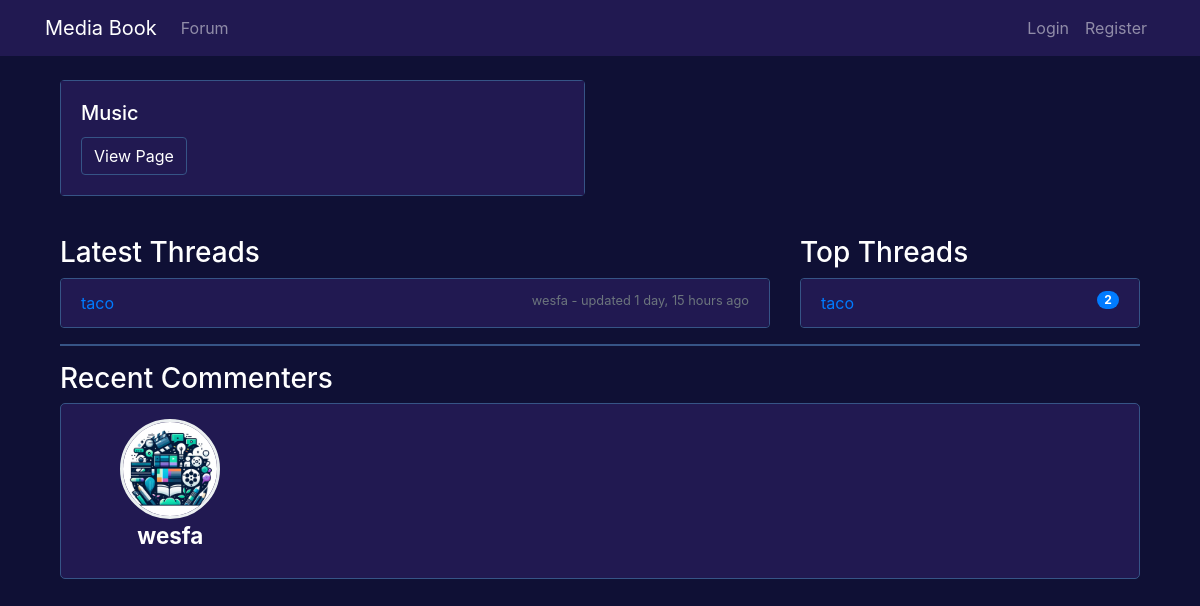
The app's page /forum/ with its own data.
### Forum/models.py (models this page shows, shortened)
class Page(models.Model):
    title = models.CharField(max_length=100)

class Thread(models.Model):
    page = models.ForeignKey(Page, on_delete=models.CASCADE)
    title = models.CharField(max_length=200)
    original_poster = models.ForeignKey(User, on_delete=models.CASCADE, null=True, blank=True, related_name='created_threads')
    subscribers = models.ManyToManyField(User, related_name='subscribed_threads', blank=True)
    created_at = models.DateTimeField(auto_now_add=True)
    latest_comment_time = models.DateTimeField(null=True, blank=True)
    latest_comment_username = models.CharField(max_length=100, null=True, blank=True)

### ProfileApp/models.py (models this page shows, shortened)
class Profile(models.Model):
    user = models.OneToOneField(User, on_delete=models.CASCADE)
    profile_picture = models.ImageField(upload_to='profile_pics', default='profile_pics/default.png')
    personal_info = models.TextField(max_length=500, blank=True)
    firstName = models.TextField(max_length=25, blank=True)
    lastName = models.TextField(max_length=25, blank=True)
    displayName = models.BooleanField(default=False)
    email = models.EmailField(max_length=100, blank=True)
    displayEmail = models.BooleanField(default=False)
    phoneNumber = models.CharField(max_length=10, blank=True)
    displayNumber = models.BooleanField(default=False)

### Forum/views.py (the view)
# urls.py: path('', views.forum_home, name='forum_home'),
def forum_home(request):
    pages = Page.objects.all()
    threads = Thread.objects.all()
    latest_comments = Comment.objects.filter(user=OuterRef('user')).order_by('-created_at')
    profiles_with_latest_comment_dates = Profile.objects.select_related('user').annotate(
        latest_comment_date=Subquery(latest_comments.values('created_at')[:1])
    ).filter(
        latest_comment_date__isnull=False  # Ensure the profile has at least one comment
    ).order_by('-latest_comment_date')[:10]  # Get the top 10
    for thread in threads:
        latest_comment = Comment.objects.filter(thread=thread).order_by('-created_at').first()
        if latest_comment:
            thread.latest_comment_time = latest_comment.created_at
            thread.latest_comment_username = latest_comment.user.username
        else:
            thread.latest_comment_time = None
            thread.latest_comment_username = "No comments"
    latest_threads = sorted(threads, key=lambda x: (x.latest_comment_time is not None, x.latest_comment_time), reverse=True)[:5]
    top_threads = Thread.objects.annotate(num_comments=Count('comment')).order_by('-num_comments')[:5]
    return render(request, 'forum_home.html', {
        'pages': pages,
        'latest_threads': latest_threads,
        'top_threads': top_threads,
        'recent_commenter_profiles': profiles_with_latest_comment_dates,
    })

### Forum/context_processors.py (called while the page is built)
def notifications(request):
    if request.user.is_authenticated:
        return {
            'global_notifications': Notification.objects.filter(to_user=request.user, is_read=False).order_by('-date')
        }
    return {}

### Forum/templates/forum_home.html (shortened to what this page needs)
{% extends 'base.html' %}
{% block content %}
<div class="container mt-3">
    <div class="row">
        {% for page in pages %}
        <div class="col-md-6 mb-3">
            <div class="card custom-border-wes">
                <div class="card-body">
                    <h5 class="card-title">{{ page.title }}</h5>
                    <a href="{% url 'thread_list' page.id %}" class="btn btn-primary">View Page</a>
                </div>
            </div>
        </div>
        {% endfor %}
    </div>
    <div class="row mt-4">
        <div class="col-md-8">
            <h3>Latest Threads</h3>
            <ul class="list-group custom-border-wes">
                {% for thread in latest_threads %}
                <li class="list-group-item custom-border-wes">
                    <a href="{% url 'thread_detail' thread.id %}">{{ thread.title }}</a>
                    <small class="float-right text-muted">
                        {% if thread.latest_comment_username != "No comments" %}
                            {{ thread.latest_comment_username }} - updated {{ thread.latest_comment_time|timesince }} ago
                        {% else %}
                            No comments
                        {% endif %}
                    </small>
                </li>
                {% endfor %}
            </ul>
        </div>
        <div class="col-md-4">
            <h3>Top Threads</h3>
            <ul class="list-group custom-border-wes">
                {% for thread in top_threads %}
                <li class="list-group-item custom-border-wes">
                    <a href="{% url 'thread_detail' thread.id %}">{{ thread.title }}</a>
                    <span class="badge badge-primary badge-pill float-right">{{ thread.comment.count }}</span>
                </li>
                {% endfor %}
            </ul>
        </div>
    </div>
    <hr style="height:2px;border-width:0;background-color:#365486">
    <h3>Recent Commenters</h3>
    <div class="recent-commenters">
        <ul>
            {% for profile in recent_commenter_profiles %}
            <li>
                <a href="{% url 'ProfileApp:public_profile' profile.user.username %}">
                    <img src="{{ profile.profile_picture.url }}" alt="{{ profile.user.username }}" class="profile-picture">
                    <div class="name">
                        {{ profile.user.username }}
                    </div>
                </a>
            </li>
            {% empty %}
            <li>No recent comments</li>
            {% endfor %}
        </ul>
    </div>
</div>
{% endblock %}

### records on screen
Page: title "Music"
Thread: title "taco", latest_comment_username "wesfa", latest_comment_time "1 day, 15 hours", comment.count "2"
Profile: profile_picture (placeholder picture), user.username "wesfa"
